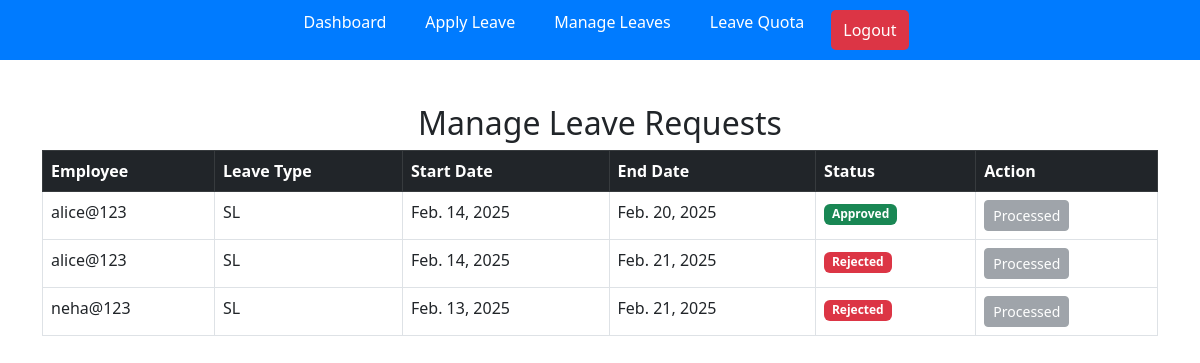
The page /leave/manage-leaves/ (signed in) on the database its author committed.
### leaves/models.py (models this page shows, shortened)
class Leave(models.Model):
    LEAVE_TYPES = [
        ('PL', 'Privilege Leave'),
        ('CL', 'Casual Leave'),
        ('SL', 'Sick Leave'),
        ('LWP', 'Leave Without Pay'),
    ]
    STATUS_CHOICES = [
        ('pending', 'Pending'),
        ('approved', 'Approved'),
        ('rejected', 'Rejected'),
    ]
    employee = models.ForeignKey(User, on_delete=models.CASCADE)
    leave_type = models.CharField(max_length=3, choices=LEAVE_TYPES)
    reason = models.CharField(max_length=200)
    start_date = models.DateField()
    end_date = models.DateField()
    total_days = models.IntegerField(null=False, blank=False)
    status = models.CharField(max_length=10, choices=STATUS_CHOICES, default='pending')
    approved_by = models.ForeignKey(User, on_delete=models.SET_NULL, null=True, blank=True, related_name='approved_leaves')

### leaves/views.py (the view)
# urls.py: path('manage-leaves/', manage_leaves, name='manage_leaves'),
@login_required
@user_passes_test(is_admin)
def manage_leaves(request):
    leaves = Leave.objects.all().order_by('-start_date')
    return render(request, 'manage_leaves.html', {'leaves': leaves})

### leaves/views.py (called while the page is built)
def is_admin(user):
    return user.is_staff or user.is_superuser

### leaves/templates/manage_leaves.html
{% extends 'base.html' %}
{% block content %}
<div class="container mt-4">
    <h2 class="text-center">Manage Leave Requests</h2>
    <table class="table table-bordered">
        <thead class="table-dark">
            <tr>
                <th>Employee</th>
                <th>Leave Type</th>
                <th>Start Date</th>
                <th>End Date</th>
                <th>Status</th>
                <th>Action</th>
            </tr>
        </thead>
        <tbody>
            {% for leave in leaves %}
            <tr>
                <td>
                    {% if leave.employee.first_name and leave.employee.last_name %}
                        {{ leave.employee.first_name }} {{ leave.employee.last_name }}
                    {% else %}
                        {{ leave.employee.username }}
                    {% endif %}
                </td>
                <td>{{ leave.leave_type }}</td>
                <td>{{ leave.start_date }}</td>
                <td>{{ leave.end_date }}</td>
                <td>
                    {% if leave.status == "pending" %}
                        <span class="badge bg-warning text-dark">Pending</span>
                    {% elif leave.status == "approved" %}
                        <span class="badge bg-success">Approved</span>
                    {% else %}
                        <span class="badge bg-danger">Rejected</span>
                    {% endif %}
                </td>
                <td>
                    {% if leave.status == "pending" %}
                        <a href="{% url 'approve_leave' leave.id %}" class="btn btn-success btn-sm">Approve</a>
                        <a href="{% url 'reject_leave' leave.id %}" class="btn btn-danger btn-sm">Reject</a>
                    {% else %}
                        <button class="btn btn-secondary btn-sm" disabled>Processed</button>
                    {% endif %}
                </td>
            </tr>
            {% empty %}
            <tr>
                <td colspan="6" class="text-center text-muted">No leave requests available</td>
            </tr>
            {% endfor %}
        </tbody>
    </table>
</div>
{% endblock %}

### rows shown on the page
Leave: employee.username "alice@123", leave_type "SL", start_date "Feb. 14, 2025", end_date "Feb. 20, 2025", status "Approved"
Leave: employee.username "alice@123", leave_type "SL", start_date "Feb. 14, 2025", end_date "Feb. 21, 2025", status "Rejected"
Leave: employee.username "neha@123", leave_type "SL", start_date "Feb. 13, 2025", end_date "Feb. 21, 2025", status "Rejected"
